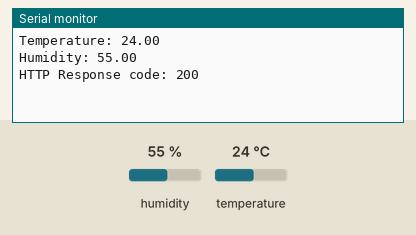
Recording of a sketch running on a simulated ESP32. Parts: the last lines printed to the serial monitor. Inputs (shaded band) come from the test bench; at power-on: humidity 55 %, temperature 24 °C. WiFi joins after 1.5 s; servers stay silent unless stated; uploads are accepted with an empty reply.

Above: at 2.7 s.
2.8 s: humidity set to 22 %
At 3.91 s:
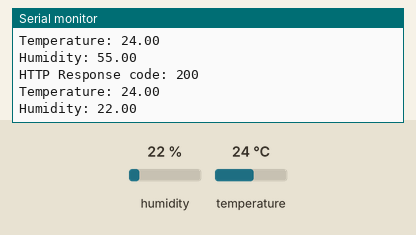
5.8 s: temperature set to 12 °C
At 7.5 s:
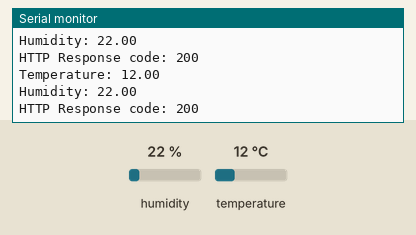
8.8 s: humidity set to 40 %
At 11.4 s:
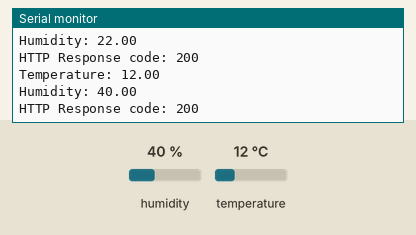
Timing chart, 0 to 12.9 s (numbered marks = the images above; inputs shaded):
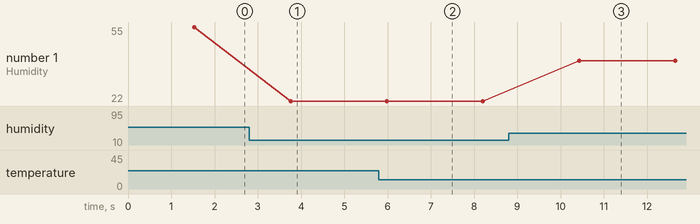

Measured:
- after the input at 2.8 s, the serial monitor: prints a new line after 0.96 s (image 1)
- after the input at 5.8 s, the serial monitor: prints a new line after 0.18 s (image 2)
- after the input at 8.8 s, the serial monitor: prints a new line after 1.6 s (image 3)
- plotted number 1: 55 → 22 after the input at 2.8 s, 22 → 40 after the input at 8.8 s

The sketch:

esp32_capteurs.ino
```cpp
#include <WiFi.h>
#include <HTTPClient.h>
#include "DHT.h"

#define DHTPIN 4
#define DHTTYPE DHT11
DHT dht(DHTPIN, DHTTYPE);

const char* ssid     = "OPPO_A9_2020";
const char* password = "201e57f3f0c5";
String serverName = "http://192.168.55.177:4446/Mesure";

void setup() {
  Serial.begin(115200);
  dht.begin();
  // Connexion WiFi
  WiFi.begin(ssid, password);
  Serial.println("Connecting");
  while(WiFi.status() != WL_CONNECTED) {
    delay(500);
    Serial.print(".");
  }
  Serial.println("");
  Serial.print("Connected to WiFi network with IP Address: ");
  Serial.println(WiFi.localIP());
  Serial.println("Timer set to 5 seconds (timerDelay variable), it will take 5 seconds before publishing the first reading.");
}

void loop() {
    //Check WiFi connection status
    if(WiFi.status()== WL_CONNECTED){
      WiFiClient client;
      HTTPClient http;
      http.begin(client, serverName);
      // Specify content-type header
      //http.addHeader("Content-Type", "text/plain");
      http.addHeader("Content-Type", "application/x-www-form-urlencoded");

      // code température/humidité
      float humidity  = dht.readHumidity();
      float temperature = dht.readTemperature();
      if (isnan(humidity) || isnan(temperature)){
        Serial.println(F("Failed to read from DHT sensor!"));
        return;
      }
      // Convert the value to a char array
      char tempString[8];
      dtostrf(temperature, 1, 2, tempString);
      Serial.print("Temperature: ");
      Serial.println(tempString);
      char humString[8];
      dtostrf(humidity, 1, 2, humString);
      Serial.print("Humidity: ");
      Serial.println(humString);

      // Data to send with HTTP POST
      String httpRequestData = "api_key=tPmAT5Ab3j7F9&sensor=DHT11&value1=";
      httpRequestData += String(temperature,6);
      httpRequestData += "&value2=";
      httpRequestData += String(humidity,6);
      httpRequestData = "&Valeur=100";
      // Send HTTP POST request
      //int httpResponseCode = http.POST("Valeur42.00");
      int httpResponseCode = http.POST(httpRequestData);
      Serial.print("HTTP Response code: ");
      Serial.println(httpResponseCode);
      // Free resources
      http.end();
    }
    else {
      Serial.println("WiFi Disconnected");
    }
    delay(2000);
}
```
